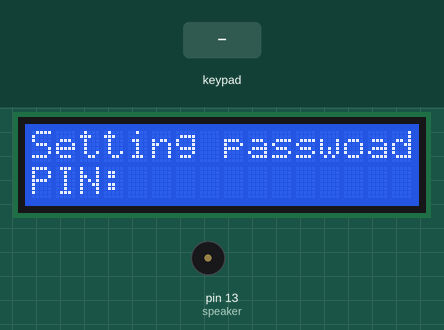
Simulated run of this sketch. Board: Arduino Uno, built with avr-gcc and run on an emulated ATmega328P. Parts: 16×2 character LCD, buzzer (waves = sounding). The test bench sets the inputs (shaded band). What the sketch prints to the serial monitor is not drawn.

Above: at 0.9 s.
1.0 s: key 'D' pressed
At 3.1 s:
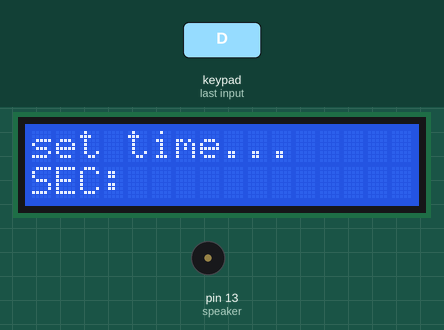
3.7 s: keypad keys 1 2 3 4 D pressed 0.4 s apart
At 7.5 s:
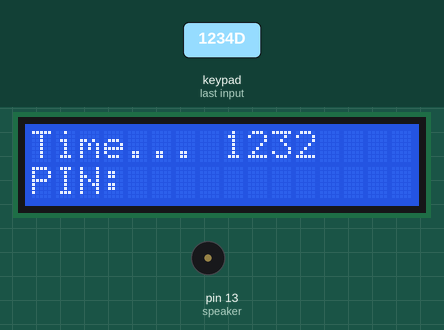
8.7 s: key 'A' pressed
At 10.8 s:
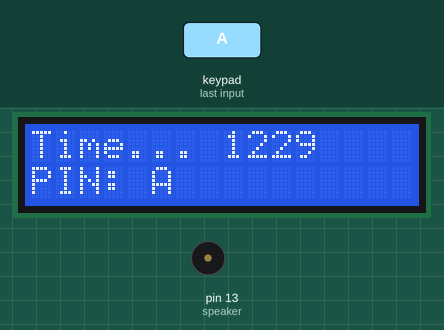
11.7 s: keypad keys 1 2 3 4 # pressed 0.4 s apart
At 14.4 s:
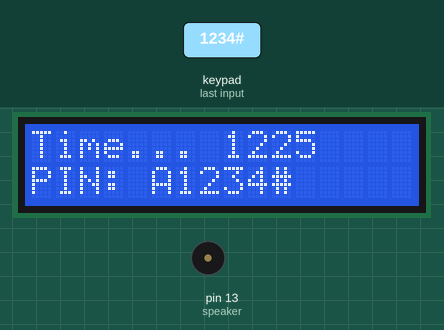
16.5 s: key 'B' pressed
At 18.8 s:
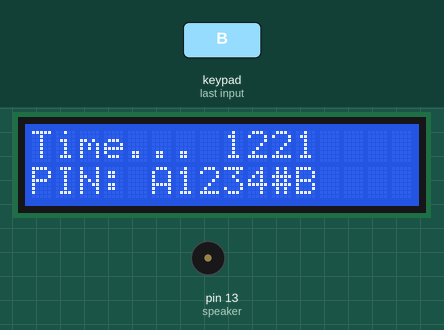
19.5 s: keypad keys 1 2 3 4 * pressed 0.4 s apart
At 23.8 s:
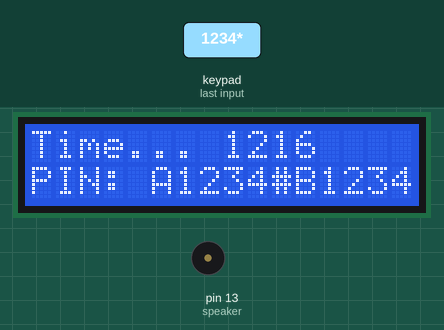
Timing chart, 0 to 25.5 s (numbered marks = the images above; inputs shaded):
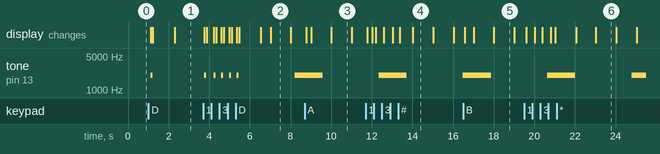

Measured:
- after the input at 1.0 s, tone on pin 13 (speaker): silent → 2000 Hz after 0.11 s, → silent 0.10 s later; the display: first changes after 0.11 s (image 1 shows a later state)
- after the input at 3.7 s, tone on pin 13 (speaker): goes 2000 Hz 0.10 s, silent 0.35 s, 3 × (2000 Hz 0.10 s, silent 0.28 s), 2000 Hz 0.10 s, silent 2.8 s, then 2000 Hz, starting after 0.06 s; the display: first changes after 0.06 s (image 2 shows a later state)
- after the input at 8.7 s, the display: first changes after 0.08 s (image 3 shows a later state)
- after the input at 16.5 s, the display: first changes after 0.09 s (image 5 shows a later state)
- what the display in image 2 shows lasts 1.0 s, from 7.0 s to 8.0 s

The sketch:

c4_Finial01.ino
```cpp
#include <LiquidCrystal_I2C.h>
#include <Keypad.h>
#include <Wire.h>

#define KEY_ROWS 4  // 薄膜按鍵的列數
#define KEY_COLS 4  // 薄膜按鍵的行數

LiquidCrystal_I2C lcd(0x3F,16,2);
//LiquidCrystal_I2C lcd(0x27,16,2);

// 設置按鍵模組
char keymap[KEY_ROWS][KEY_COLS] = {
  {'1', '2', '3', 'A'},
  {'4', '5', '6', 'B'},
  {'7', '8', '9', 'C'},
  {'*', '0', '#', 'D'}
};

byte rowPins[KEY_ROWS] = {2, 3, 4, 5}; //Rows 0 to 3
byte colPins[KEY_COLS] = {6, 7, 8, 9}; //Columns 0 to 3

Keypad keypad = Keypad(makeKeymap(keymap), rowPins, colPins, KEY_ROWS, KEY_COLS);

String passcode = "1234";     // 預設密碼
String inputCode = "";        // 暫存用戶的按鍵字串
bool acceptKey = true;        // 代表是否接受用戶按鍵輸入的變數，預設為「接受」
String lineA = "",lineB = ""; // 顯示內容

//計時
//1,2,3,5,8,13,21,34,55,89
int timeRange[] = {10,20,40,80,160,320,640,1280,2560,5120};
//int timeBee[]   = {50,100,300,500,1000,2000,3000,5000,8000,12000,17000};
int timeBee[]   = {100,150,250,400,650,1050,1700,2750,4450,7200,11650};
int x = 2;
int total = (int)sizeof(timeRange)/4;
int strTime = 0;
int totalTime = 0;
int clockTime = 0;
int tempTime = 0;
int lastTime = 0;
String settime = "";

const int speaker=13;  //蜂鳴器腳位

//蜂鳴器
void bee(int detime){
  tone(speaker,2000);
  myDelay(detime);
  noTone(speaker);
}

void bee(){
  tone(speaker,2000);
  delay(100);
  noTone(speaker);
}

//設定密碼
void setPassword(){
  char key = '\0';
  passcode = "";
  lineA = "Setting passwoad";
  lineB = "PIN:";
  while(acceptKey){
    key = keypad.getKey();
    Serial.println(key);
    if (acceptKey && key != NO_KEY) {
      clear_LCD();
      bee();
      if (key == 'C') {   // 清除畫面
        passcode = "";
        lineB = "PIN:";
      } else if (key == 'D') {  // 確定輸入密碼
        lineA = "password set!!";
        lineB = "";
        acceptKey = false;
      } else {
        passcode += key;  // 儲存用戶的密碼
        lineB = "PIN: " + passcode;
      }
    }
    show_LCD();
    delay(50);
  }
  delay(1000);
  acceptKey = true;
  setTimeRange();
}

//設定時間寬度
void setTimeRange(){
  settime = "";
  lineA = "set time...      ";
  lineB = "SEC:";
  while(acceptKey){
    char key = keypad.getKey();
    if(acceptKey && key != NO_KEY){
      clear_LCD();
      bee();
      if (key == 'C') {   // 清除畫面
        settime = "";
        lineB = "SEC:";
      } else if (key == 'D') {  // 確定輸入時間
        tempTime = millis();
        strTime = millis()/1000;
        totalTime = settime.toInt();
        lineA = "Time set!";
        lineB = "";
        acceptKey = false;
      } else {
        settime += key;  // 儲存時間數字
        lineB = "SEC: " + settime;
      }
    }
    show_LCD();
    delay(50);
  }
  delay(1000);

  resetLocker();

}

void keyINPass(){

    char key = keypad.getKey();
    // 若目前接受用戶輸入，而且有新的字元輸入…
    if (acceptKey && key != NO_KEY) {
      clear_LCD();
      if (key == 'C') {   // 清除畫面
        inputCode = "";
        lineB = "PIN: ";
      } else if (key == 'D') {  // 比對輸入密碼
        acceptKey = false;
        checkPinCode();
      } else {
        inputCode += key;  // 儲存用戶的按鍵字元
        lineB = "PIN: " + inputCode;
      }
    }

    lastTime = totalTime - (millis()/1000 - strTime);

    String str = String(lastTime);
    lineA = "Time... " + str + " "  ;

    show_LCD();

}

// 顯示「歡迎光臨」後，重設LCD顯示文字和輸入狀態。
void resetLocker() {
  lineA = "Time... ";
  lineB = "PIN: ";
  show_LCD();
  acceptKey = true;
  inputCode = "";
}

// 比對用戶輸入的密碼
void checkPinCode() {
  acceptKey = false;  // 暫時不接受用戶按鍵輸入
  // 比對密碼
  if (inputCode == passcode) {
    acceptKey = true;
    pass();
  } else {
    lineB = "***WRONG!!***";
    show_LCD();
    delay(250);
    clear_LCD();
    resetLocker();
  }
}

//密碼通過顯示
void pass(){
  delay(100);
  tone(speaker,1000);
  delay(200);
  noTone(speaker);
  delay(200);
  tone(speaker,2000);
  delay(200);
  noTone(speaker);
  delay(200);
  tone(speaker,1000);
  delay(200);
  noTone(speaker);
  lineA = "password correct";
  lineB = "success!!!!!!!!!";
  while(acceptKey){
    char key = keypad.getKey();
    if(acceptKey && key != NO_KEY){
      if(key == 'D'){
          bee();
          acceptKey = false;
      }
    }
    show_LCD();
    delay(50);
  }
  clear_LCD();
  acceptKey = true;
  setPassword();
}

 //遊戲結束
void gameOver(){
  lineA = "time out!!!!!";
  lineB = "fail.........";
  tone(speaker,2000);
  while(acceptKey){
    char key = keypad.getKey();
    if(acceptKey && key != NO_KEY){
      if(key == 'D'){
          bee();
          noTone(speaker);
          acceptKey = false;
      }
    }
    show_LCD();
    delay(50);
  }
  clear_LCD();
  acceptKey = true;
  setPassword();
}

void clear_LCD(){
  lcd.setCursor(0, 0); // 設定游標位置在第一行行首
  lcd.print("                               ");
  lcd.setCursor(0, 1); // 設定游標位置在第二行行首
  lcd.print("                               ");
}

void show_LCD(){
  lcd.setCursor(0, 0); // 設定游標位置在第一行行首
  lcd.print(lineA);
  lcd.setCursor(0, 1); // 設定游標位置在第二行行首
  lcd.print(lineB);
}

void myDelay(unsigned long duration){
  unsigned long start = millis();

  while(((millis() - start) <= duration) && acceptKey){
    keyINPass();
  }
}

void setup() {
  Serial.begin(9600);

  lcd.begin();// initialize the lcd

  setPassword();
}

void loop() {

  Serial.println("lastTime: " + lastTime);
  Serial.println("clockTime: " + clockTime);

  while(acceptKey){

    char key = keypad.getKey();
    // 若目前接受用戶輸入，而且有新的字元輸入…
    if (acceptKey && key != NO_KEY) {
      clear_LCD();
      if (key == 'C') {   // 清除畫面
        inputCode = "";
        lineB = "PIN: ";
      } else if (key == 'D') {  // 比對輸入密碼
        acceptKey = false;
        checkPinCode();
      } else {
        inputCode += key;  // 儲存用戶的按鍵字元
        lineB = "PIN: " + inputCode;
      }
    }

    lastTime = totalTime - (millis()/1000 - strTime);

    for(int x = 9 ; x >= 0; x--){
      if(lastTime > timeRange[x]){
        clockTime = timeBee[x+1];
        break;
      }else if(lastTime < timeRange[0]){
        clockTime = timeBee[0];
      }
    }

    int timeDiff = millis() - tempTime ;
    if(timeDiff >= clockTime){
      bee(clockTime/x);
      tempTime = millis();
    }

    String str = String(lastTime);
    lineA = "Time... " + str + " "  ;

    show_LCD();

    if(lastTime <= 0){
      acceptKey = false;
    }

  }
  acceptKey = true;
  gameOver();

}
```
